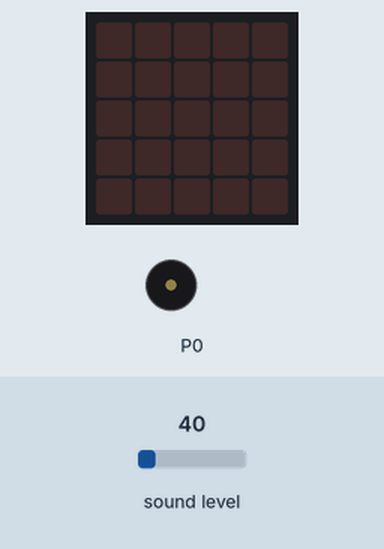
This program was run on a simulated BBC micro:bit (MakeCode). Parts: the board's 5×5 LED display, buzzer (waves = sounding). The inputs (shaded band) are chosen by the test bench; at power-on: sound level 40.

Above: at 1.2 s.
1.3 s: sound level set to 64
At 2.3 s:
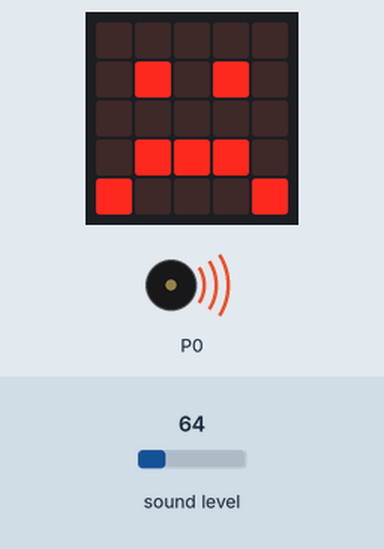
3.4 s: sound level set to 37
At 5.7 s:
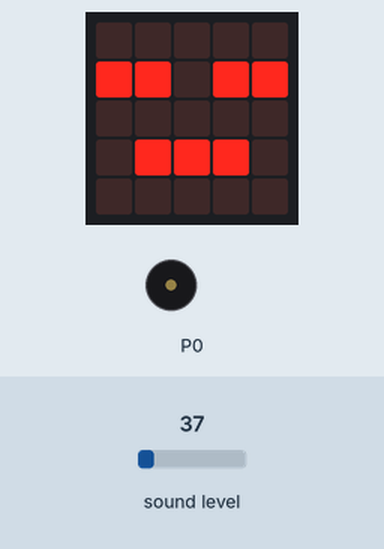
6.0 s: sound level set to 45
At 6.4 s:
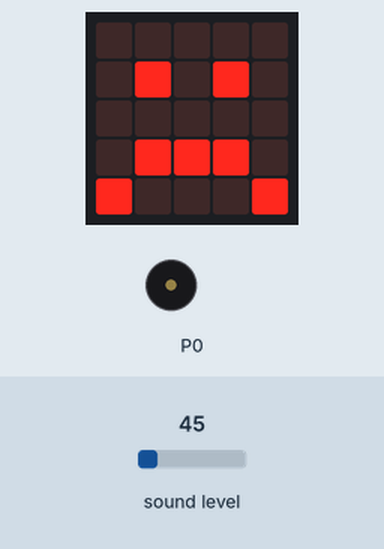
8.1 s: sound level set to 5
At 10.3 s:
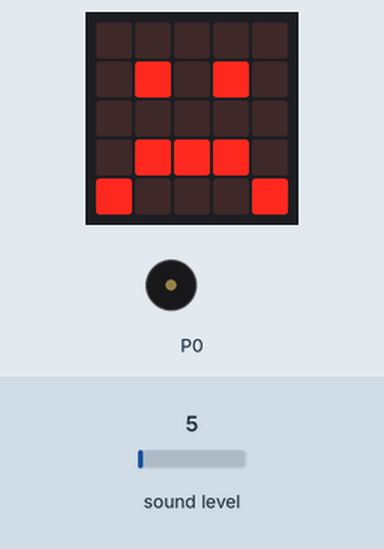
Timing chart, 0 to 11.7 s (numbered marks = the images above; inputs shaded):
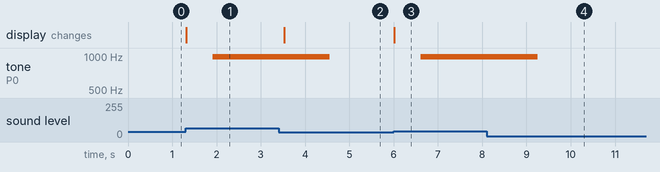

Measured:
- the behaviour switches between 40 and 41 on sound level (found by bisection; images 2 and 3)
- after the input at 1.3 s, tone on P0: silent → 988 Hz after 0.61 s; the display: changes at once (image 1)
- after the input at 3.4 s, tone on P0: 988 Hz → silent after 1.2 s; the display: changes after 0.13 s (image 2)
- after the input at 6.0 s, tone on P0: silent → 988 Hz after 0.61 s; the display: changes at once (image 3)
- after the input at 8.1 s, tone on P0: 988 Hz → silent after 1.1 s

The program:

main.ts
```typescript
input.onSound(DetectedSound.Quiet, function () {
    basic.showIcon(IconNames.Happy)
})
input.setSoundThreshold(SoundThreshold.Quiet, 30)
basic.forever(function () {
    if (input.soundLevel() > 40) {
        music.setBuiltInSpeakerEnabled(true)
        basic.showIcon(IconNames.Sad)
        music.ringTone(988)
        basic.pause(1000)
        music.setBuiltInSpeakerEnabled(false)
    } else {
        music.stopAllSounds()
    }
})
basic.forever(function () {
    if (input.soundLevel() > 30) {
        if (input.soundLevel() < 40) {
            basic.showIcon(IconNames.Asleep)
        }
    }
})
```

test.ts
```typescript
// 在此处测试；当此软件包作为插件使用时，将不会编译此软件包。
```
